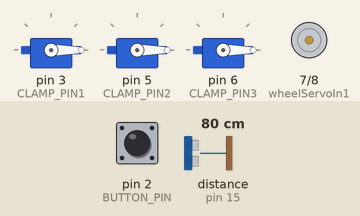
Simulated run of this sketch. Board: Arduino Uno, built with avr-gcc and run on an emulated ATmega328P. On the bench: 3 × servo, motor-driver pin pairs drawn as motors (green arrow = first pin HIGH = forward, orange = second pin HIGH = backward, longer = more drive, scaled by the enable pin). Wiring (inferred from the names in the program): ultrasonic range finder: trigger pin 14; echo pin 15. The test bench sets the inputs (shaded band); at power-on: pin 2 (BUTTON_PIN) HIGH, distance to the obstacle (sensor on pin 15) 80 cm. The echo pulse lasts 58.3 µs per cm; what the sketch prints to the serial monitor is not drawn.

Above: at 0.05 s.
At 2.35 s:
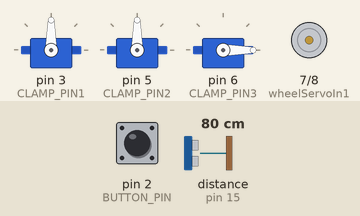
At 4.7 s:
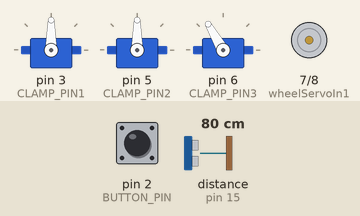
Timing chart, 0 to 7.4 s (numbered marks = the images above):
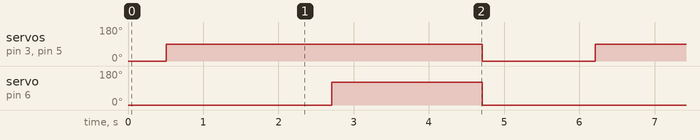

The sketch:

control_scheme_addedranger.ino
```cpp
#include <Servo.h>

#define BUTTON_PIN 2 // Button connected to pin 2 {pins 2 reserved for inputs; eg 3 for voice recog.}

#define CLAMP_PIN1 3
#define CLAMP_PIN2 5
#define CLAMP_PIN3 6

//wheel vars
const int wheelServoIn1 = 7;  // Wheel servo on pin 7
const int wheelServoIn2 = 8;  // Wheel servo on pin 8
const int enablePin = 4; //pwm pin

//ranger vars
const int trigPin = 14;
const int echoPin = 15;
float duration, distance;

//clamp vars
Servo clampServo1;
Servo clampServo2;
Servo flipServo;

void setup() {
  // put your setup code here, to run once:

  pinMode(BUTTON_PIN, INPUT_PULLUP) ; // Internal pull-up resistor #input

  clampServo1.attach(CLAMP_PIN1);
  clampServo1.write(0); //start at off position
  clampServo2.attach(CLAMP_PIN2);
  clampServo2.write(0);
  flipServo.attach(CLAMP_PIN3);
  flipServo.write(0);

  pinMode(enablePin, OUTPUT);
  pinMode(wheelServoIn1, OUTPUT);
  pinMode(wheelServoIn2, OUTPUT);

  pinMode(trigPin, OUTPUT);
  pinMode(echoPin, INPUT);
  Serial.begin(9600);
}

void loop() {
  // put your main code here, to run repeatedly:

  // ranger reading
  digitalWrite(trigPin, LOW);
  delayMicroseconds(2);
  digitalWrite(trigPin, HIGH);
  delayMicroseconds(10);
  digitalWrite(trigPin, LOW);

  duration = pulseIn(echoPin, HIGH);
  distance = (duration*.0343)/2;

  if (digitalRead(BUTTON_PIN) == HIGH || distance <= 40) { // Button is pressed
    Serial.print("Sequence activated, ranger distance: ");
    Serial.println(distance);
    delay(500);

    //lift clamps
    clampServo1.write(90);  // Move servo to 90 degrees
    clampServo2.write(90);
    delay(1000);
    /* //do we have to drop servos down after lift?
    clampServo1.write(0);  // Move servo back 0 degrees(off position)
    clampServo2.write(0); */

    //turn wheel
    digitalWrite(wheelServoIn1, HIGH); // Move forward at moderate speed
    digitalWrite(wheelServoIn2, LOW);
    delay(1200);           // Run for 2 seconds
    analogWrite(enablePin, 210);  // Speed (0-255)
    analogWrite(enablePin, 0); //turn motor off

    //Raise flipper
    flipServo.write(120);
    delay(2000);
    flipServo.write(0);

    //clamp pages down
    clampServo1.write(0);   // Move servo to 0 degrees
    clampServo2.write(0);
    delay(1000);
  }

}
```

Measured:
- by itself, servo on pin 3 (CLAMP_PIN1), servo on pin 5 (CLAMP_PIN2): alternates 90° for 4.2 s and 0° for 1.5 s
- by itself, servo on pin 6 (CLAMP_PIN3): alternates 120° for 2.0 s and 0° for 3.7 s
